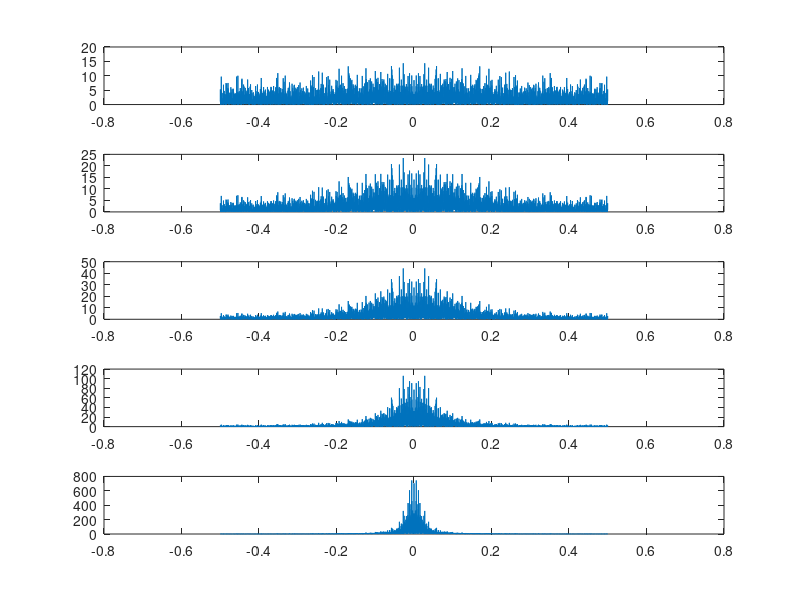

The MATLAB source for this figure:
N=6000;
w=sqrt(2)*randn(1,N);
alpha=[0.1 0.3 0.5 0.7 0.9];

figure
for k=1:length(alpha)
a=alpha(k);
y=zeros(1,N);
for n=2:N
y(n)=a*y(n-1)+w(n);
end
Y=fftshift(abs(fft(y)).^2/N);
f=(-N/2:N/2-1)/N;
subplot(5,1,k)
plot(f,Y)
end
